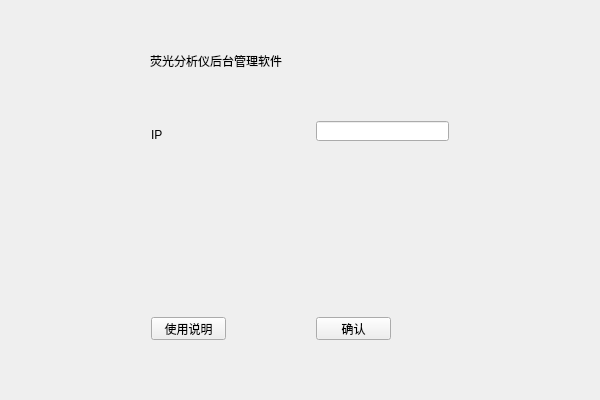
<?xml version="1.0" encoding="UTF-8"?>
<ui version="4.0">
 <class>homepageClass</class>
 <widget class="QMainWindow" name="homepageClass">
  <property name="geometry">
   <rect>
    <x>0</x>
    <y>0</y>
    <width>600</width>
    <height>400</height>
   </rect>
  </property>
  <property name="windowTitle">
   <string>homepage</string>
  </property>
  <widget class="QWidget" name="centralWidget">
   <widget class="QLabel" name="label">
    <property name="geometry">
     <rect>
      <x>151</x>
      <y>121</y>
      <width>28</width>
      <height>27</height>
     </rect>
    </property>
    <property name="styleSheet">
     <string notr="true">font: 20pt &quot;宋体&quot;;</string>
    </property>
    <property name="text">
     <string>IP</string>
    </property>
   </widget>
   <widget class="QLineEdit" name="lineEdit">
    <property name="geometry">
     <rect>
      <x>316</x>
      <y>121</y>
      <width>133</width>
      <height>20</height>
     </rect>
    </property>
    <property name="sizePolicy">
     <sizepolicy hsizetype="Preferred" vsizetype="Preferred">
      <horstretch>0</horstretch>
      <verstretch>0</verstretch>
     </sizepolicy>
    </property>
   </widget>
   <widget class="QPushButton" name="btnConfirm">
    <property name="geometry">
     <rect>
      <x>316</x>
      <y>317</y>
      <width>75</width>
      <height>23</height>
     </rect>
    </property>
    <property name="sizePolicy">
     <sizepolicy hsizetype="Preferred" vsizetype="Fixed">
      <horstretch>0</horstretch>
      <verstretch>0</verstretch>
     </sizepolicy>
    </property>
    <property name="text">
     <string>确认</string>
    </property>
   </widget>
   <widget class="QLabel" name="label_2">
    <property name="geometry">
     <rect>
      <x>150</x>
      <y>40</y>
      <width>321</width>
      <height>41</height>
     </rect>
    </property>
    <property name="styleSheet">
     <string notr="true">font: 20pt &quot;宋体&quot;;</string>
    </property>
    <property name="text">
     <string>荧光分析仪后台管理软件</string>
    </property>
   </widget>
   <widget class="QPushButton" name="btnInfo">
    <property name="geometry">
     <rect>
      <x>151</x>
      <y>317</y>
      <width>75</width>
      <height>23</height>
     </rect>
    </property>
    <property name="sizePolicy">
     <sizepolicy hsizetype="Preferred" vsizetype="Preferred">
      <horstretch>0</horstretch>
      <verstretch>0</verstretch>
     </sizepolicy>
    </property>
    <property name="text">
     <string>使用说明</string>
    </property>
   </widget>
  </widget>
 </widget>
 <layoutdefault spacing="6" margin="11"/>
 <resources/>
 <connections/>
</ui>
